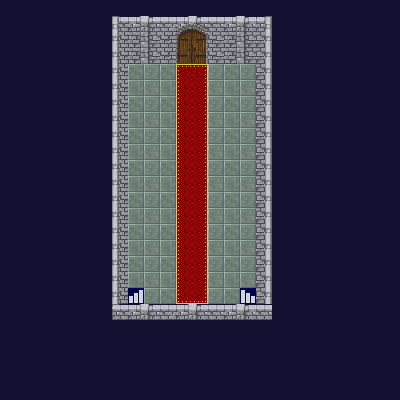

Rendered tile map (Tiled .tmx) drawn with the repository's tilesets; below, a short description and the map source with its tile grids summarised:
An orthogonal 25x25 tile map with 16x16 px tiles, 2 tile layers (Tile Layer 1, Tile Layer 2), 4 tilesets and 52 objects (44x blocker, 4x start point, 2x dungeon5, dungeon2, dungeon4).

<map version="1.0" orientation="orthogonal" width="25" height="25" tilewidth="16" tileheight="16" backgroundcolor="#130f30">
 <tileset firstgid="1" name="tileset2" tilewidth="16" tileheight="16">
  <image source="../graphics/tileset2.png" width="160" height="180" />
 </tileset>
 <tileset firstgid="111" name="tileset3" tilewidth="16" tileheight="16">
  <image source="../graphics/tileset3.png" width="176" height="192" />
 </tileset>
 <tileset firstgid="243" name="castledoor" tilewidth="16" tileheight="16">
  <image source="../graphics/castledoor.png" width="32" height="48" />
 </tileset>
 <tileset firstgid="249" name="stairs" tilewidth="16" tileheight="16">
  <image source="../graphics/stairs.png" trans="5e81a2" width="32" height="16" />
 </tileset>
 <layer name="Tile Layer 1" width="25" height="25">
  <data>[625 cells, 190 non-empty, 39 distinct tile ids]</data>
 </layer>
 <layer name="Tile Layer 2" width="25" height="25">
  <data>[625 cells, 8 non-empty, 8 distinct tile ids]</data>
 </layer>
 <objectgroup name="Object Layer 1" width="25" height="25">
  <object name="portal" type="dungeon2" gid="89" x="128" y="304" />
  <object name="portal" type="dungeon4" gid="89" x="240" y="304" />
  <object name="start point" gid="73" x="128" y="304">
   <properties>
    <property name="direction" value="up" />
    <property name="state" value="dungeon2" />
   </properties>
  </object>
  <object name="start point" gid="73" x="240" y="304">
   <properties>
    <property name="direction" value="up" />
    <property name="state" value="dungeon4" />
   </properties>
  </object>
  <object name="blocker" gid="70" x="256" y="144" />
  <object name="blocker" gid="70" x="224" y="320" />
  <object name="blocker" gid="70" x="160" y="64" />
  <object name="blocker" gid="70" x="256" y="304" />
  <object name="blocker" gid="70" x="256" y="240" />
  <object name="blocker" gid="70" x="256" y="176" />
  <object name="blocker" gid="70" x="256" y="192" />
  <object name="blocker" gid="70" x="240" y="320" />
  <object name="blocker" gid="70" x="256" y="224" />
  <object name="blocker" gid="70" x="256" y="256" />
  <object name="blocker" gid="70" x="256" y="272" />
  <object name="blocker" gid="70" x="256" y="288" />
  <object name="blocker" gid="70" x="256" y="208" />
  <object name="blocker" gid="70" x="208" y="320" />
  <object name="blocker" gid="70" x="224" y="64" />
  <object name="blocker" gid="70" x="208" y="64" />
  <object name="blocker" gid="70" x="256" y="80" />
  <object name="blocker" gid="70" x="256" y="96" />
  <object name="blocker" gid="70" x="240" y="64" />
  <object name="blocker" gid="70" x="192" y="320" />
  <object name="blocker" gid="70" x="176" y="320" />
  <object name="blocker" gid="70" x="256" y="112" />
  <object name="blocker" gid="70" x="256" y="128" />
  <object name="blocker" gid="70" x="256" y="160" />
  <object name="blocker" gid="70" x="112" y="208" />
  <object name="blocker" gid="70" x="112" y="240" />
  <object name="blocker" gid="70" x="112" y="272" />
  <object name="blocker" gid="70" x="144" y="320" />
  <object name="blocker" gid="70" x="160" y="320" />
  <object name="blocker" gid="70" x="128" y="320" />
  <object name="blocker" gid="70" x="112" y="288" />
  <object name="blocker" gid="70" x="112" y="224" />
  <object name="blocker" gid="70" x="112" y="176" />
  <object name="blocker" gid="70" x="112" y="192" />
  <object name="blocker" gid="70" x="112" y="144" />
  <object name="blocker" gid="70" x="112" y="128" />
  <object name="blocker" gid="70" x="112" y="160" />
  <object name="blocker" gid="70" x="112" y="256" />
  <object name="blocker" gid="70" x="112" y="304" />
  <object name="blocker" gid="70" x="128" y="64" />
  <object name="blocker" gid="70" x="112" y="80" />
  <object name="blocker" gid="70" x="144" y="64" />
  <object name="blocker" gid="70" x="112" y="112" />
  <object name="blocker" gid="70" x="112" y="96" />
  <object name="portal" type="dungeon5" gid="89" x="176" y="64" />
  <object name="portal" type="dungeon5" gid="89" x="192" y="64" />
  <object name="start point" gid="73" x="176" y="64">
   <properties>
    <property name="direction" value="down" />
    <property name="state" value="dungeon5" />
   </properties>
  </object>
  <object name="start point" gid="73" x="192" y="64">
   <properties>
    <property name="direction" value="down" />
    <property name="state" value="dungeon5" />
   </properties>
  </object>
 </objectgroup>
</map>
